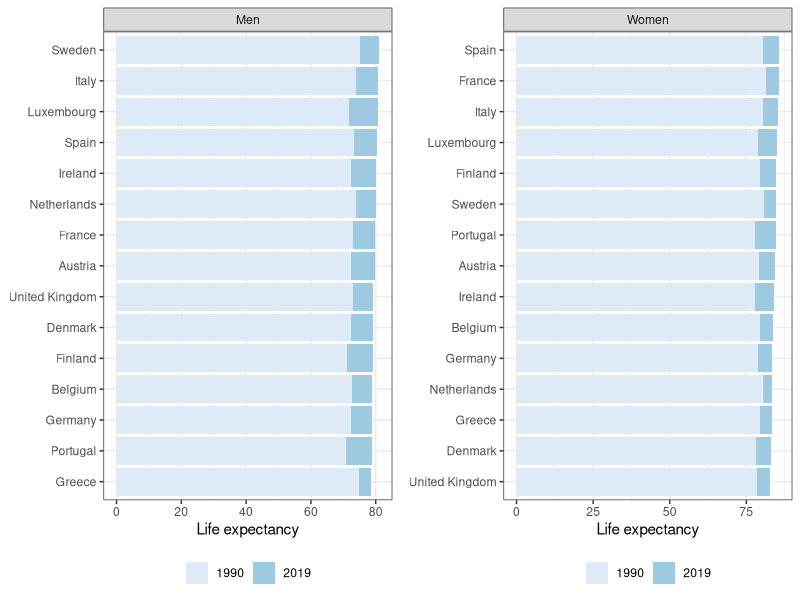
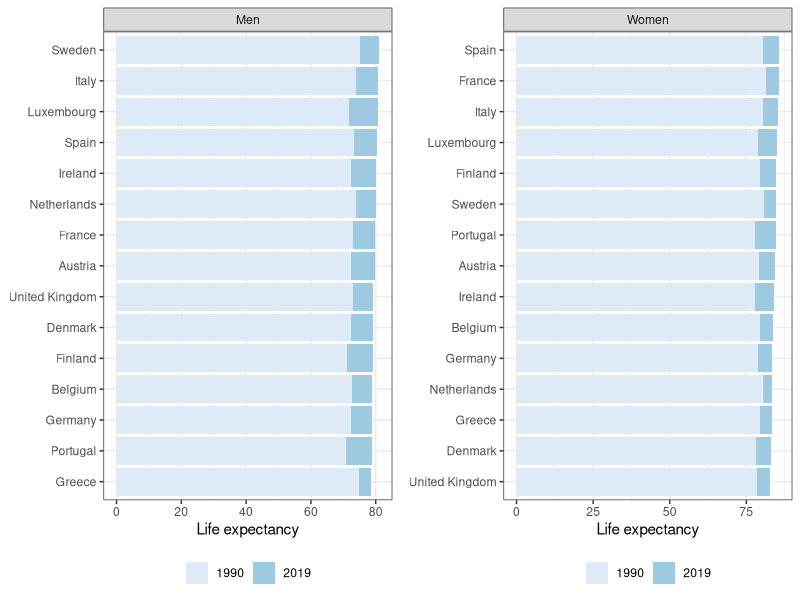

Write R code to recreate these figures, in order.
#' ---
#' title: GBD2019 BELGIUM / LIFE EXPECTANCY
#' output:
#'   github_document:
#'     html_preview: false
#'     toc: true
#' ---

#' # Settings

## required packages
library(cowplot)
library(ggplot2)
library(knitr)

## define EU-15 countries
EU15 <- c("Austria", "Denmark", "Finland", "France", "Germany",
          "Greece", "Ireland", "Italy", "Luxembourg", "Netherlands",
          "Portugal", "Spain", "Sweden", "United Kingdom")


## helper functions
tab_eu15_mean <-
function(.year1, .year2, .sex) {
  y15a <-
  subset(
    x,
    year == .year1 &
      sex == .sex)
  y15b <-
  subset(
    x,
    year == .year2 &
      sex == .sex)
  
  ## BE vs EU15 mean | time period
  tab <-
    rbind(
      cbind(
        EU15 = mean(y15a$val),
        subset(y15a, location == "Belgium")[, c("val", "lower", "upper")]),
      cbind(
        EU15 = mean(y15b$val),
        subset(y15b, location == "Belgium")[, c("val", "lower", "upper")]))
  tab <-
    rbind(tab,
          tab[2, ] - tab[1, ])
  rownames(tab) <- c(.year1, .year2, "DIFF")
  print(
    kable(
      tab,
      row.names = TRUE,
      caption = sprintf("EU15 life expectancy for %s, %s", .sex, .year1)))

  ## LE by country | time period
  tab1 <-
    y15a[order(y15a$val, decreasing = TRUE),
         c("location", "val", "lower", "upper")]
  rownames(tab1) <- seq(nrow(tab1))
  print(
    kable(
      tab1,
      row.names = TRUE,
      caption = sprintf("Country life expectancy for %s, %s", .sex, .year1)))

  tab2 <-
    y15b[order(y15b$val, decreasing = TRUE),
         c("location", "val", "lower", "upper")]
  rownames(tab2) <- seq(nrow(tab2))
  print(
    kable(
      tab2,
      row.names = TRUE,
      caption = sprintf("Country life expectancy for %s, %s", .sex, .year2)))
}


#' # Data

x <- read.csv("../01_data/IHME-GBD_2019_DATA-f72da28d-1.csv")
x$age <- x$metric <- x$measure <- NULL
x <- droplevels(subset(x, location %in% c("Belgium", EU15)))
if (length(unique(x$location)) != 15)
  stop("Not all EU15 countries located.")

#' # Life Expectancy

#' ## Benchmark tables
#+ results='asis'

tab_eu15_mean(1990, 2019, "Male")
tab_eu15_mean(1990, 2019, "Female")
tab_eu15_mean(1990, 2019, "Both")

#' ## Benchmark plot

x1 <- subset(x, year %in% range(x$year) & sex == "Male")
x1 <- x1[order(x1$location), ]
x1$val2 <- x1$val
x1[x1$year == max(x$year), ]$val2 <-
  subset(x1, year == max(x$year))$val - subset(x1, year == min(x$year))$val

x1 <- x1[order(x1$val), ]
x1$location <-
  factor(x1$location, subset(x1, year == max(x$year))$location)
x1$year <- factor(x1$year, range(x$year))
x1$sex <- "Men"

p1 <-
ggplot(x1, aes(x = val2, y = location, fill = year)) +
  geom_col(position = position_stack(reverse = TRUE)) +
  facet_grid(~sex) +
  scale_fill_brewer() +
  theme_bw() +
  theme(legend.position = "bottom") +
  labs(x = "Life expectancy", y = NULL, fill = NULL)

x2 <- subset(x, year %in% range(x$year) & sex == "Female")
x2 <- x2[order(x2$location), ]
x2$val2 <- x2$val
x2[x2$year == max(x$year), ]$val2 <-
  subset(x2, year == max(x$year))$val - subset(x2, year == min(x$year))$val

x2 <- x2[order(x2$val), ]
x2$location <-
  factor(x2$location, subset(x2, year == max(x$year))$location)
x2$year <- factor(x2$year, range(x$year))
x2$sex <- "Women"

p2 <-
ggplot(x2, aes(x = val2, y = location, fill = year)) +
  geom_col(position = position_stack(reverse = TRUE)) +
  facet_grid(~sex) +
  scale_fill_brewer() +
  theme_bw() +
  theme(legend.position = "bottom") +
  labs(x = "Life expectancy", y = NULL, fill = NULL)

plot_grid(p1, p2)

tiff("Fig1.tiff", 10, 4, units = "in", res = 300, compress = "lzw")
plot_grid(p1, p2)
dev.off()

##rmarkdown::render("02-GBD2019-BE-LE.R")